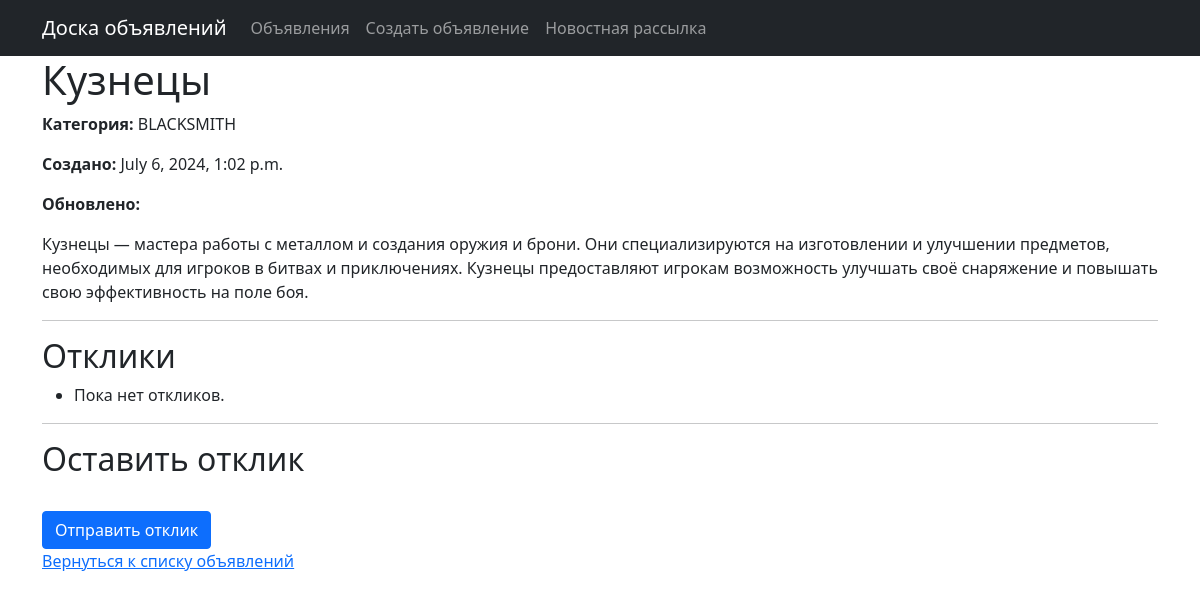
The app's page /ads/7/, older data.
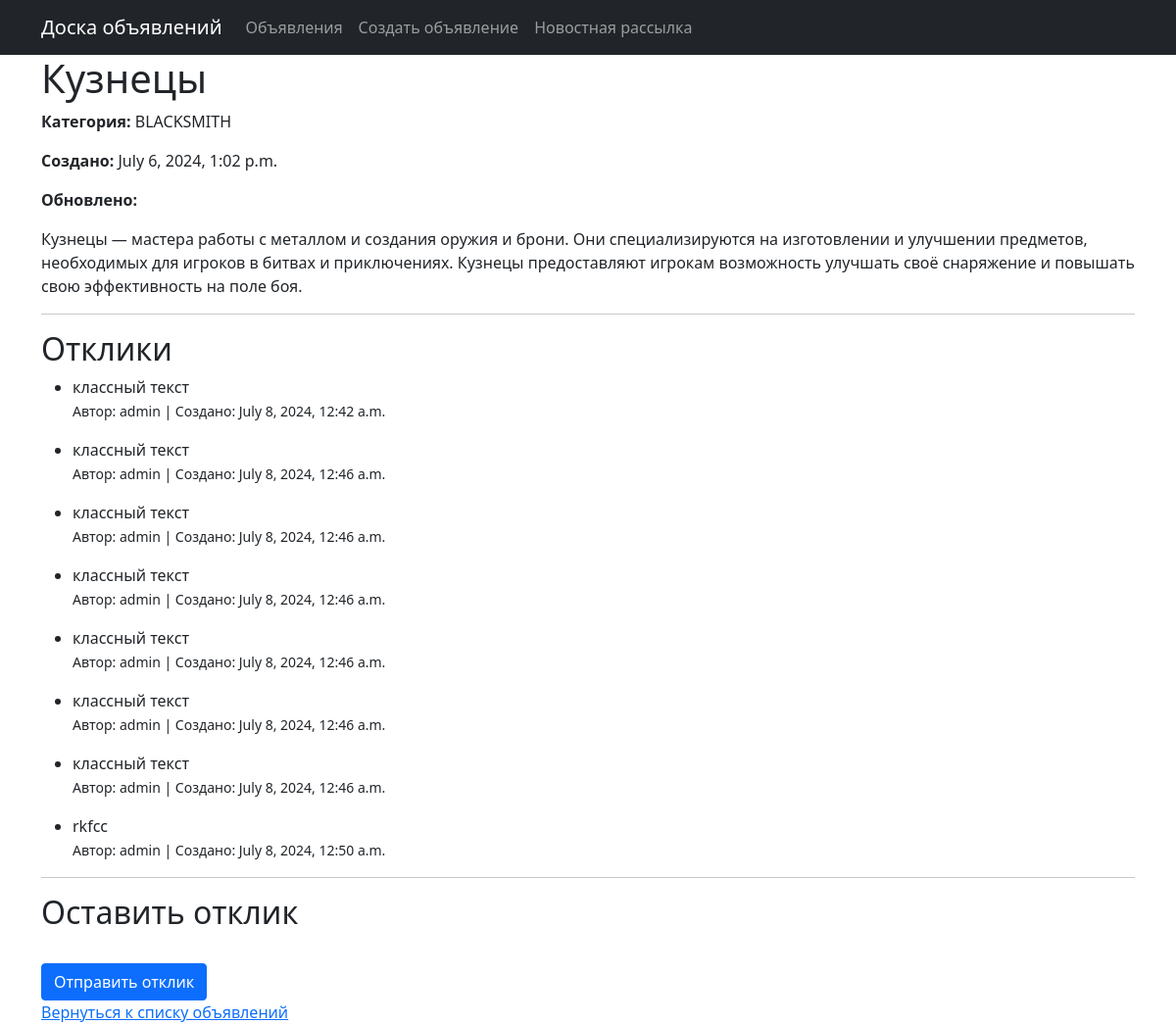
The same page, newer data.
### board/models.py (models this page shows, shortened)
class Ad(models.Model):
    CATEGORY_CHOICES = [
        ('TANK', 'Танки'),
        ('HEALER', 'Хилы'),
        ('DPS', 'ДД'),
        ('MERCHANT', 'Торговцы'),
        ('GUILDMASTER', 'Гилдмастеры'),
        ('QUESTGIVER', 'Квестгиверы'),
        ('BLACKSMITH', 'Кузнецы'),
        ('LEATHERWORKER', 'Кожевники'),
        ('POTION_MASTER', 'Зельевары'),
        ('SPELLMASTER', 'Мастера заклинаний'),
    ]
    title = models.CharField(max_length=255)
    content = CKEditor5Field('Контент')
    created_at = models.DateTimeField(auto_now_add=True)
    update_at = models.DateTimeField(auto_now=True)
    user = models.ForeignKey(CustomUser, on_delete=models.CASCADE)
    category = models.CharField(max_length=20, choices=CATEGORY_CHOICES)

class Response(models.Model):
    content = models.TextField()
    created_at = models.DateTimeField(auto_now_add=True)
    is_accepted = models.BooleanField(default = False)
    ad = models.ForeignKey(Ad, on_delete=models.CASCADE)
    user = models.ForeignKey(CustomUser, on_delete=models.CASCADE)

class CustomUser(AbstractUser):
    bio = models.TextField(blank=True, null=True)
    profile_picture = models.ImageField(upload_to='profile_pics/', blank=True, null=True)

### board/views.py (the view)
# urls.py: path('ads/<int:pk>/', AdDetail.as_view(), name='ad_detail'),
class AdDetail(DetailView):
    model = Ad
    template_name = "ad_detail.html"
    context_object_name = "ad"
    def get_context_data(self, **kwargs):
        context = super().get_context_data(**kwargs)
        context['responses'] = Response.objects.filter(ad=self.object)
        return context

### templates/ad_detail.html (shortened to what this page needs)
{% extends "flatpages/default.html" %}
{% block content %}
  <h1>{{ ad.title }}</h1>
  <p><strong>Категория:</strong> {{ ad.category }}</p>
  <p><strong>Создано:</strong> {{ ad.created_at }}</p>
  <p><strong>Обновлено:</strong> {{ ad.updated_at }}</p>
  <div>{{ ad.content|safe }}</div>
  <hr>
  <h2>Отклики</h2>
  <ul>
    {% for response in responses %}
      <li>
        <div>{{ response.content|safe }}</div>
        <p><small>Автор: {{ response.user.username }} | Создано: {{ response.created_at }}</small></p>
      </li>
    {% empty %}
      <li>Пока нет откликов.</li>
    {% endfor %}
  </ul>
  <hr>
  <h2>Оставить отклик</h2>
  <form method="post" action="{% url 'response_create' ad_id=ad.pk %}">
    <div class="form-group">
    </div>
    <button type="submit" class="btn btn-primary">Отправить отклик</button>
  </form>
  <a href="{% url 'ads_list' %}">Вернуться к списку объявлений</a>
{% endblock %}

### templates/flatpages/default.html (shortened to what this page needs)
<!DOCTYPE html>
<html lang="ru">
<head>
    {% load static %}
    <link rel="stylesheet" href="{% static 'css/styles.css' %}">
</head>
<body>
    <nav class="navbar navbar-expand-lg navbar-dark bg-dark static-top">
        <div class="container">
            <a class="navbar-brand" href="{% url 'ads_list' %}">Доска объявлений</a>
            <div class="collapse navbar-collapse" id="navbarResponsive">
                <ul class="navbar-nav ml-auto">
                    <li class="nav-item">
                        <a class="nav-link" href="{% url 'ads_list' %}">Объявления</a>
                    </li>
                    <li class="nav-item">
                        <a class="nav-link" href="{% url 'ad_create' %}">Создать объявление</a>
                    </li>
                     <li class="nav-item">
                        <a class="nav-link" href="{% url 'newsletter' %}">Новостная рассылка</a>
                     </li>
                </ul>
            </div>
        </div>
    </nav>
    <div class="container">
        {% block content %}
        {% endblock %}
    </div>
</body>
</html>

Row changes from the older to the newer data that the page shows:
added Response: content "классный текст", user.username "admin", created_at "July 8, 2024, 12:42 a.m."
added Response: content "классный текст", user.username "admin", created_at "July 8, 2024, 12:46 a.m."
added Response: content "классный текст", user.username "admin", created_at "July 8, 2024, 12:46 a.m."
added Response: content "классный текст", user.username "admin", created_at "July 8, 2024, 12:46 a.m."
added Response: content "классный текст", user.username "admin", created_at "July 8, 2024, 12:46 a.m."
added Response: content "классный текст", user.username "admin", created_at "July 8, 2024, 12:46 a.m."
added Response: content "классный текст", user.username "admin", created_at "July 8, 2024, 12:46 a.m."
added Response: content "rkfcc", user.username "admin", created_at "July 8, 2024, 12:50 a.m."
Text that changed along with them:
text no longer shown: "Пока нет откликов."
